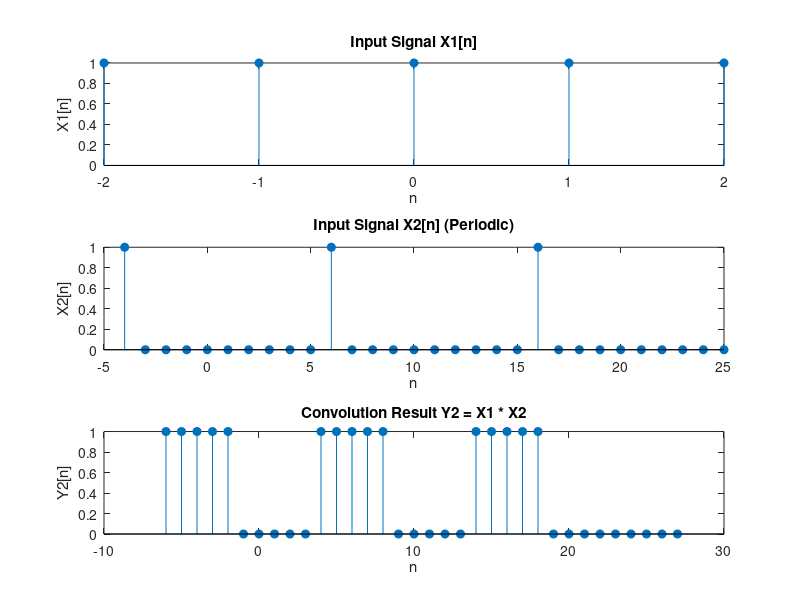

MATLAB code for this plot:
% Define the signals
X1 = [1, 1, 1, 1, 1];
n1 = -2:2;  % Corresponding indices for X1
 
% Define the periodic signal X2
X2_period = [1, 0, 0, 0, 0, 0, 0, 0, 0, 0];
n2_period = -4:5;  % Corresponding indices for one period of X2
 
% Repeat X2 to handle periodicity (assuming periodicity length of 10)
num_repeats = 3; % Repeat X2 enough times to ensure convolution can be computed properly
X2 = repmat(X2_period, 1, num_repeats);
n2 = -4:(length(X2)-5); % Adjust indices accordingly
 
% Perform the convolution
Y2 = conv(X1, X2);
 
% Define the time indices for Y2
n_Y2 = (n1(1) + n2(1)):(n1(end) + n2(end));
 
% Plot the input signals and the result
figure;
 
% Plot X1
subplot(3, 1, 1);
stem(n1, X1, 'filled');
title('Input Signal X1[n]');
xlabel('n');
ylabel('X1[n]');
 
% Plot X2
subplot(3, 1, 2);
stem(n2, X2, 'filled');
title('Input Signal X2[n] (Periodic)');
xlabel('n');
ylabel('X2[n]');
 
% Plot the convolution result Y2
subplot(3, 1, 3);
stem(n_Y2, Y2, 'filled');
title('Convolution Result Y2 = X1 * X2');
xlabel('n');
ylabel('Y2[n]');
 
% Display the result
disp('Convolution result Y2:');
disp(Y2);
